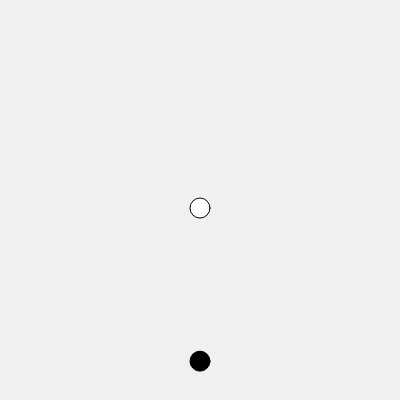
Frame 1 (no input)
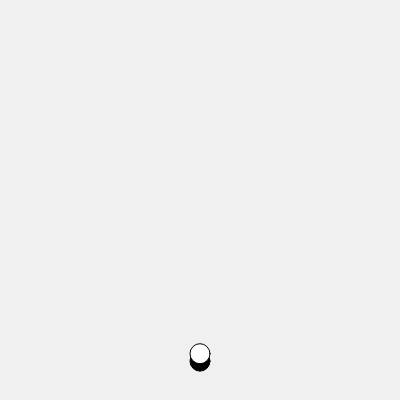
Frame 60 (no input)
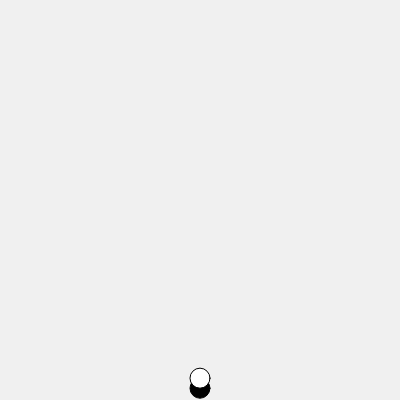
Frame 120 (the mouse pressed at the canvas centre since frame 60)

The p5.js sketch that drew these frames (run headless with seeded random() and noise() and a simulated clock; from frame 60 on, the mouse is pressed at the canvas centre):

// p5.js sketch
// ── sketch.js
var w = 400;
var h = 400;
var y = h/2;
var targetY = h/2;

function setup() {
  createCanvas(w, h);
}

function draw() {
  background(240);
  if( Math.abs(y-targetY) < 1) {
    targetY = Math.random() * h;
  }
  y = y + (0.05 * (targetY - y));
  fill(0);
  ellipse(width/2, targetY, 20, 20);
  fill(255);
  ellipse(width/2, y, 20, 20);
}
